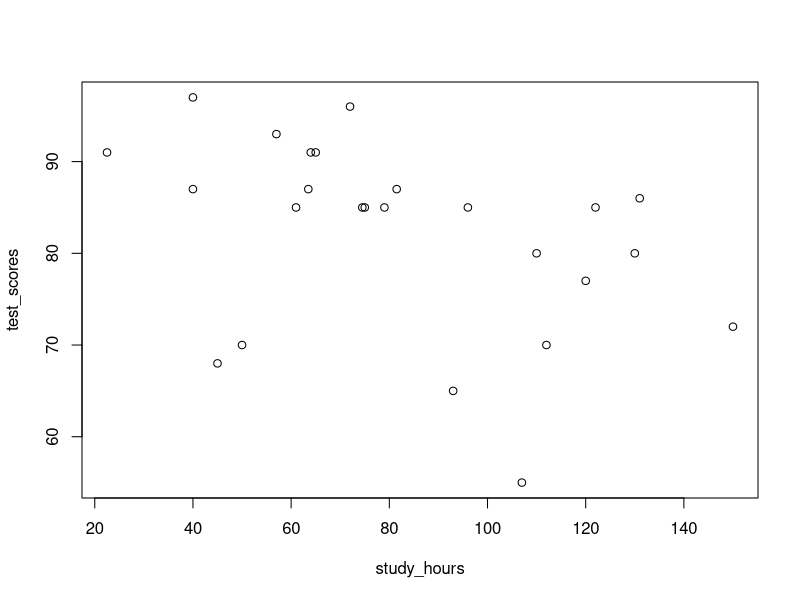
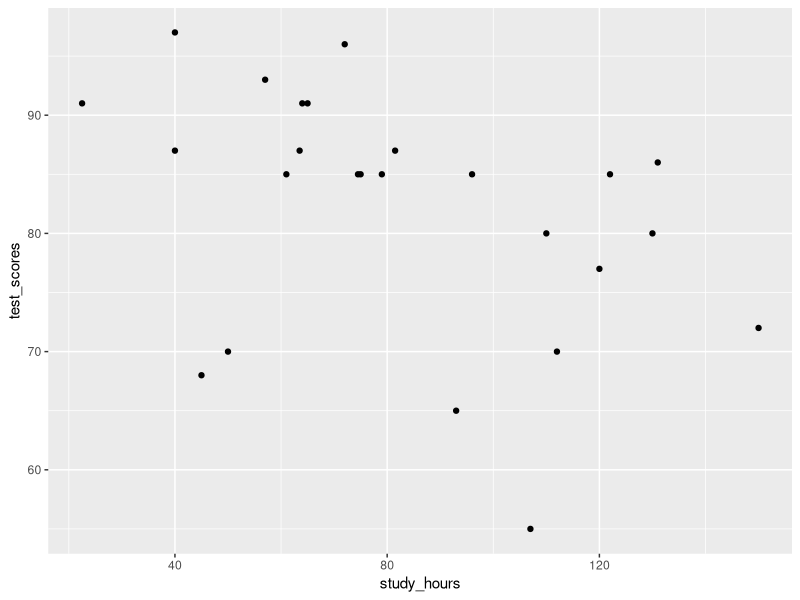

Generate these figures, in order, with R:
# Create two vectors of data
test_scores <- c(55,65,68,70,70,72,77,80,80,85,85,85,85,85,85,86,87,87,87,91,91,
                 91,93,96,97)
study_hours <- c(107,
                 93,
                 45,
                 50,
                 112,
                 150,
                 120,
                 110,
                 130,
                 61,
                 74.5,
                 75,
                 79,
                 96,
                 122,
                 131,
                 40,
                 63.5,
                 81.5,
                 22.5,
                 64,
                 65,
                 57,
                 72,
                 40
)

# Calculate the Pearson correlation coefficient and p-value
cor.test(test_scores, study_hours, method = "pearson")

plot(study_hours,test_scores)
data <- as.data.frame(test_scores)
data$study_hours <- study_hours
library(ggplot2)
p <- ggplot(data=data, aes(x=study_hours, y=test_scores)) 
p <- p + geom_point()
p
